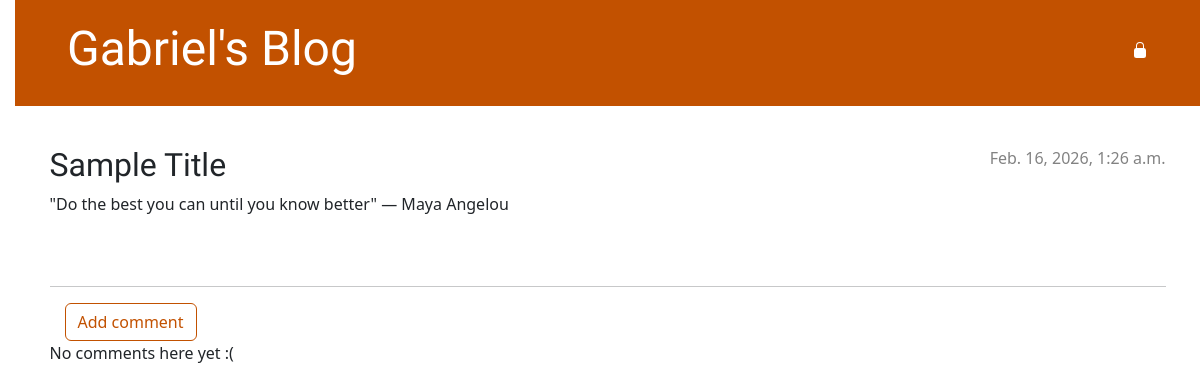
Before: /post/1/ with the older database file.
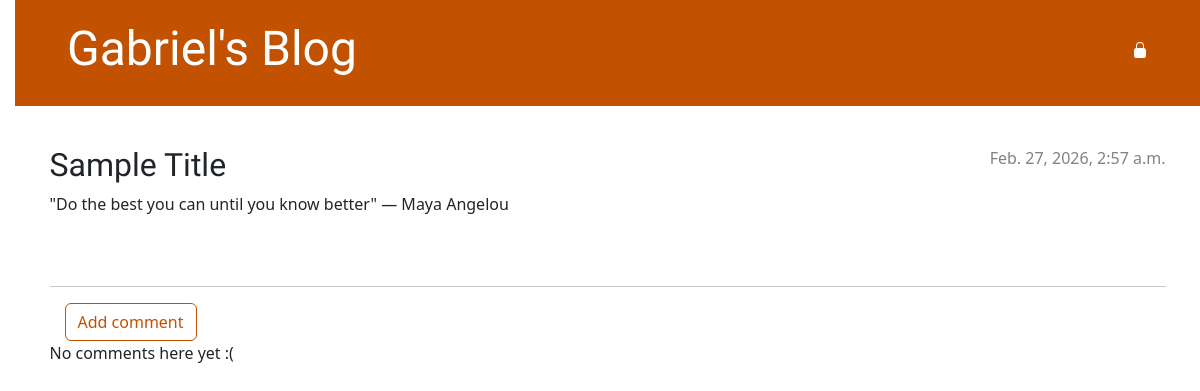
After: the same page with the newer database file.
### blog/models.py (models this page shows, shortened)
class Post(models.Model):
    author = models.ForeignKey(settings.AUTH_USER_MODEL, on_delete=models.CASCADE)
    title = models.CharField(max_length=200)
    text = models.TextField()
    created_date = models.DateTimeField(default=timezone.now)
    published_date = models.DateTimeField(blank=True, null=True)

### blog/views.py (the view)
# urls.py: path('post/<int:pk>/', views.post_detail, name='post_detail'),
def post_detail(request, pk):
    post = get_object_or_404(Post, pk=pk)
    return render(request, 'blog/post_detail.html', {'post': post})

### blog/templates/blog/post_detail.html (shortened to what this page needs)
{% extends 'blog/base.html' %}
{% block content %}
    <article class="post">
        {% if post.published_date %}
            <div class="date">
                {{ post.published_date }}
            </div>
        {% else %}
            <aside class="actions">
                <a class="btn btn-secondary" role="button" href="{% url 'post_publish' pk=post.pk %}">
                    Publish
                </a>
            </aside>
        {% endif %}
        <h2>{{ post.title }}</h2>
        <p>{{ post.text|linebreaksbr }}</p>
    </article>
    <hr>
    <a class="btn btn-secondary" role="button" href="{% url 'add_comment_to_post' pk=post.pk %}">Add comment</a>
    {% for comment in post.comments.all %}
        {% if user.is_authenticated or comment.approved_comment %}
        <div class="comment">
            <div class="date">
                {{ comment.created_date }}
                {% if not comment.approved_comment %}
                    <a class="btn btn-default" href="{% url 'comment_remove' pk=comment.pk %}">
                   {% include './icons/hand-thumbs-down.svg' %}
                    </a>
                    <a class="btn btn-default" href="{% url 'comment_approve' pk=comment.pk %}">
                   {% include './icons/hand-thumbs-up.svg' %}
                    </a>
                {% endif %}
            </div>
            <strong>{{ comment.author }}</strong>
            <p>{{ comment.text|linebreaks }}</p>
        </div>
        {% endif %}
    {% empty %}
        <p>No comments here yet :(</p>
    {% endfor %}
{% endblock %}

Changed rows visible on the page:
changed Post "Sample Title": published_date "Feb. 16, 2026, 1:26 a.m." → "Feb. 27, 2026, 2:57 a.m."
